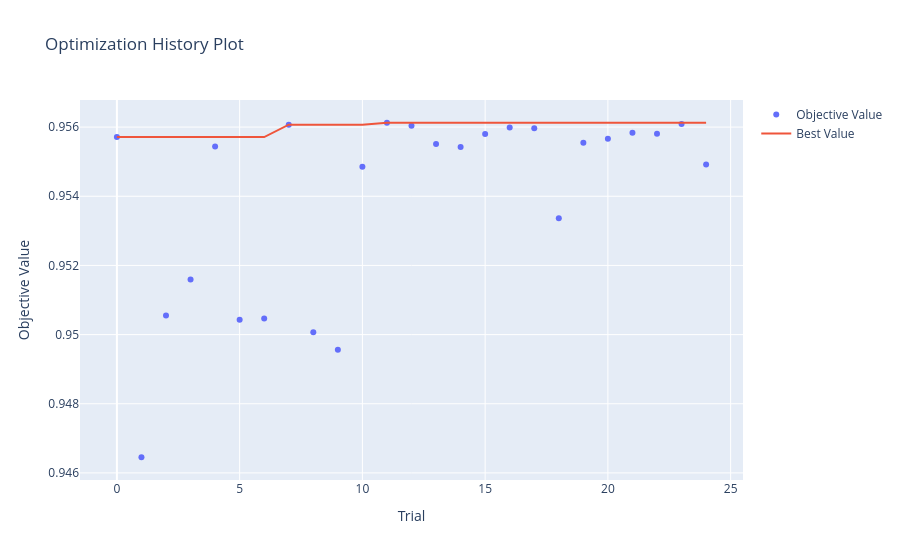

The code cell stored with this chart in its notebook:
### Code cell
optuna.visualization.plot_optimization_history(lgbm_study)

### Figure 1 — Plotly figure (JSON) as saved in the notebook; plotly's stock layout.template omitted (floating-point values rounded to 4 significant figures)
{"data": [{"mode": "markers", "name": "Objective Value", "type": "scatter", "x": [0, 1, 2, 3, 4, 5, 6, 7, 8, 9, 10, 11, 12, 13, 14, 15, 16, 17, 18, 19, 20, 21, 22, 23, 24], "y": [0.9557, 0.9465, 0.9506, 0.9516, 0.9554, 0.9504, 0.9505, 0.9561, 0.9501, 0.9496, 0.9548, 0.9561, 0.956, 0.9555, 0.9554, 0.9558, 0.956, 0.956, 0.9534, 0.9555, 0.9557, 0.9558, 0.9558, 0.9561, 0.9549]}, {"mode": "lines", "name": "Best Value", "type": "scatter", "x": [0, 1, 2, 3, 4, 5, 6, 7, 8, 9, 10, 11, 12, 13, 14, 15, 16, 17, 18, 19, 20, 21, 22, 23, 24], "y": [0.9557, 0.9557, 0.9557, 0.9557, 0.9557, 0.9557, 0.9557, 0.9561, 0.9561, 0.9561, 0.9561, 0.9561, 0.9561, 0.9561, 0.9561, 0.9561, 0.9561, 0.9561, 0.9561, 0.9561, 0.9561, 0.9561, 0.9561, 0.9561, 0.9561]}, {"marker": {"color": "#cccccc"}, "mode": "markers", "name": "Infeasible Trial", "showlegend": false, "type": "scatter", "x": [], "y": []}], "layout": {"title": {"text": "Optimization History Plot"}, "xaxis": {"title": {"text": "Trial"}}, "yaxis": {"title": {"text": "Objective Value"}}}}
